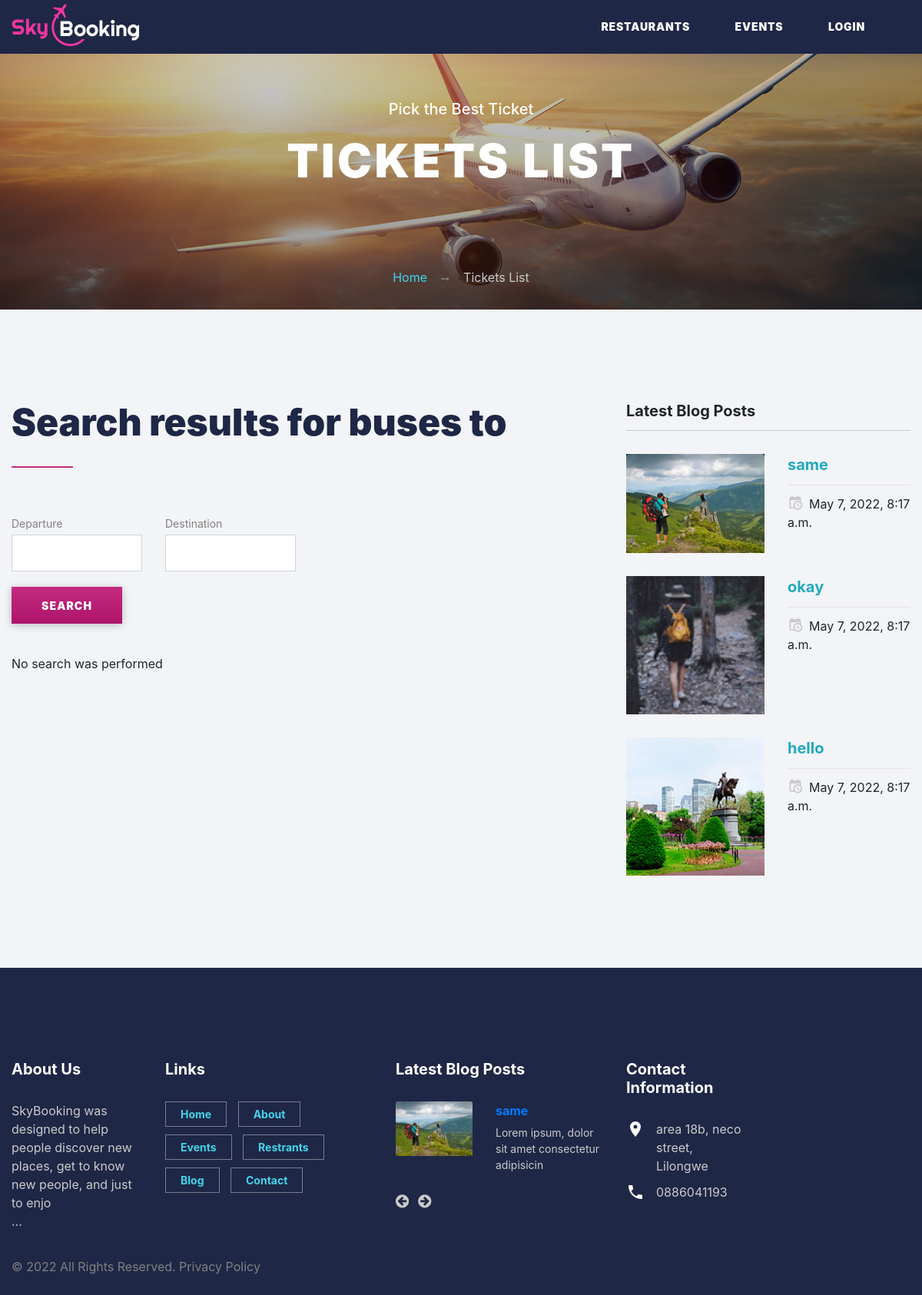
Screenshot of /bus_search/ with the database file from the repository.
### malawiplace_app/models.py (models this page shows, shortened)
class Blog(models.Model):
    CATEGORY = (
        ('Travel', 'Travel'),
        ('Cars', 'Cars'),
        ('Nature', 'Nature'),
    )
    title = models.CharField(max_length=200, null=True)
    content = models.TextField(blank=False)
    content_2 = models.TextField(blank=True)
    date = models.DateTimeField(auto_now_add=True)
    img = models.ImageField(upload_to='blog_img', blank=True)
    category = models.CharField(max_length=200, null=True, choices=CATEGORY)

class About(models.Model):
    company_name = models.CharField(null=True, max_length=300)
    content = models.TextField(null=True)
    content_2 = models.TextField(null=True)
    extra_content = models.TextField(null=True, blank=True)

class ContactDetail(models.Model):
    company_name = models.CharField(max_length=50, null=True)
    phone_number = models.CharField(max_length=50, null=True)
    address = models.CharField(max_length=100, null=True, blank=True)
    location = models.CharField(max_length=100, null=True)
    facebook_link = models.URLField(blank=True, null=True)
    twitter_link = models.URLField(blank=True, null=True)
    instagram_link = models.URLField(blank=True, null=True)
    email = models.EmailField(blank=True, null=True)
    open_days = models.CharField(max_length=50, null=True)
    open_time = models.CharField(max_length=50, null=True)

### malawiplace_app/views.py (the view)
# urls.py: path('bus_search/', views.bus_search_view, name='bus-search'),
def bus_search_view(request):
    if request.method == 'POST':
        depature = request.POST['departure']
        destination = request.POST['destination']
        print (depature, destination)
        buses = Bus.objects.filter(
            depature_point__icontains=depature
        ).filter(
            destination_point__icontains=destination
        )
        context = {
            'searched': destination,
            'bus': buses,
        }
        return render(request, 'malawiplace_app/bus-search-list.html', context)
    else:
        context = {
        }
        return render(request, 'malawiplace_app/bus-search-list.html')

### malawiplace_app/templatetags/custom_template_tags.py (called while the page is built)
@register.inclusion_tag('malawiplace_app/blog_tags_searched.html')
def recent_blogs_searched(count=3):
    blog = Blog.objects.order_by('-date')[:count]
    return {'blog': blog}

@register.inclusion_tag('malawiplace_app/blog_footer.html')
def recent_blogs_footer(count=5):
    blog = Blog.objects.order_by('-date')[:count]
    return {'blog': blog}

@register.inclusion_tag('malawiplace_app/contact_footer.html')
def contact_footer(count=1):
    contact = ContactDetail.objects.order_by('-company_name')[:count]
    return {'contact': contact}

@register.inclusion_tag('malawiplace_app/about_footer.html')
def about_footer(count=1):
    about = About.objects.order_by('-company_name')[:count]
    return {'about': about}

### malawiplace_app/templates/malawiplace_app/bus-search-list.html (shortened to what this page needs)
{% extends 'malawiplace_app/globals.html' %}
{% load static %}
{% load custom_template_tags %}
{% block content %}
            <section class="bg-image-06">
              <div class="breadcrumb-wrapper">
                <div class="container context-dark section-30 section-xl-top-60">
                  <h5>Pick the Best Ticket</h5>
                  <h1 class="text-ubold">Tickets List</h1>
                  <ol class="breadcrumb">
                    <li><a href="{% url 'Home' %}">Home</a></li>
                    <li>Tickets List
                    </li>
                  </ol>
                </div>
              </div>
            </section>
      <section class="section-80 section-lg-120 bg-gray-lighter">
        <div class="container container-wide">
          <div class="row row-50 text-xl-left">
            <div class="col-xl-8">
              <div class="inset-xxl-right-80">
                <h2 class="text-ubold">Search results for buses to {{searched}}</h2>
                <hr class="divider divider-lg-left divider-primary divider-80">
                <form method="post" action="{% url 'bus-search' %}">
                    <div class="row row-20 row-offset-7 justify-content-sm-between text-left">
                        <div class="col-md-8 col-lg-6 col-xxl-4">
                            <div class="row row-20">
                                <div class="col-md-6">
                                    <div class="form-wrap">
                                    <label class="form-label-outside" for="departure-date">Departure</label>
                                    <input class="form-input form-input-gray"  type="text"  name="departure">
                                    </div>
                                </div>
                                <div class="col-md-6">
                                    <div class="form-wrap">
                                    <label class="form-label-outside" for="return-date">Destination</label>
                                    <input class="form-input form-input-gray"  type="text"  name="destination">
                                    </div>
                                </div>
                                <div class="col-md-6">
                                    <button class="button button-primary button-sm" type="submit"> Search </button>
                                </div>
                            </div>
                        </div>
                    <div class="col-md-4 col-xxl-3">
                    </div>
                    </div>
                </form>
                <ul class="list-tickets">
                {% if searched %}
                    {% for item in bus %}
                    <li class="list-item">
                        <div class="list-item-inner">
                          <div class="list-item-main">
                            <div class="list-item-top">
                              <div class="list-item-logo"><img src="{% static 'images/logo-01.jpg' %}" alt=""></div>
                              <div class="list-item-content">
                                <div class="list-item-content-left">
                                  <div class="text-bold text-base">{{item.depature_time}}</div><span class="small d-block">{{item.depature_point}}</span>
                                </div>
                                <div class="list-item-content-line-wrapper small">
                                  <div class="list-item-content-line-top"></div>
                                  <div class="list-item-content-line"></div>
                                  <div class="list-item-content-line-bottom text-info-dr">Direct</div>
                                </div>
                                <div class="list-item-content-right">
                                  <div class="text-bold text-base"></div><span class="small d-block">
                                    {{ item.destination_point }}</span>
                                </div>
                              </div>
                            </div>
                            <hr class="divider divider-wide">
                            <!-- <div class="list-item-bottom">
                              <div class="list-item-logo"><img src="{% static 'images/logo-01.jpg' %}" alt=""></div>
                              <div class="list-item-content">
                                <div class="list-item-content-left">
                                  <div class="text-bold text-base">9:50pm</div><span class="small d-block">LGW</span>
                                </div>
                                <div class="list-item-content-line-wrapper small">
                                  <div class="list-item-content-line-top">18h 40m</div>
                                  <div class="list-item-content-line"></div>
                                  <div class="list-item-content-line-bottom"><span class="text-primary-dr">1 stop</span><span> DUB</span></div>
                                </div>
                                <div class="list-item-content-right">
                                  <div class="text-bold text-base">11:30am (+1)</div><span class="small d-block">JFK</span>
                                </div>
                              </div>
                            </div> -->
                          </div>
                          <div class="list-item-footer"><span class="small"></span>
                            <h5 class="text-bold list-item-price"> $ {{item.price}}</h5><a class="button button-primary button-xs button-no-shadow" href="{% url 'bus-details' item.id %}">Make Booking</a>
                          </div>
                        </div>
                        <div class="small text-gray-light list-item-subtitle">Operated by {{item.bus_company.company_name}}</div>
                      </li>
                    {% empty %}
                      <h3>Sorry, no matching flights available at the moment</h3>
                    {% endfor %}
                {% else %}
                      <p>No search was performed</p>
                {% endif %}
                </ul>
              </div>
            </div>
            <div class="col-xl-4 tickets-aside">
              <h5 class="text-bold hr-title">Latest Blog Posts</h5>
              <div class="row row-50 row-md-30 justify-content-sm-center text-md-left">
                {% recent_blogs_searched %}
              </div>
            </div>
          </div>
        </div>
      </section>
{% endblock %}

### malawiplace_app/templates/malawiplace_app/blog_tags_searched.html
{% for item in blog %}
<div class="col-md-10 col-lg-6 col-xl-12">
    <div class="unit flex-column flex-md-row">
      <div class="unit-left"><img class="center-block img-responsive" src="{{item.img.url}}" width="180" height="110" alt=""></div>
      <div class="unit-body">
        <h5 class="text-bold" style="line-height: 28px;"><a class="text-info-dr" href="{% url 'blog_single' item.id %}">{{item.title}}<br class='veil.d-xl-block'></a></h5>
        <hr class="divider divider-wide">
        <p><span class="text-middle text-gray-light icon icon-xs mdi mdi-calendar-clock"></span><span class="text-middle inset-left-8">{{item.date}}</span></p>
      </div>
    </div>
</div>
{% endfor %}

### malawiplace_app/templates/malawiplace_app/about_footer.html
{% for item in about %}
<p>{{item.content|slice:":100"|safe}}</p>
{% endfor %}

### malawiplace_app/templates/malawiplace_app/blog_footer.html
{% for item in blog%}
<div class="unit flex-column flex-md-row">
    <div class="unit-left"><img class="img-responsive center-block" src="{{item.img.url}}" width="100" height="10" alt=""></div>
    <div class="unit-body">
      <div class="text-bold"><a href="{% url 'blog_single' item.id %}">{{item.title}}</a></div><span class="d-block small">{{item.content|slice:":50"|safe}}</span>
    </div>
  </div>
  {% endfor %}

### malawiplace_app/templates/malawiplace_app/contact_footer.html
{% for item in contact %}
<div class="col-md-6 col-xl-2" style="z-index: 99;">
    <h5 class="text-bold">Contact Information</h5>
    <div class="text-left">
      <div class="unit flex-row unit-spacing-15">
        <div class="unit-left"><span class="text-white icon icon-sm mdi mdi-map-marker"></span></div>
        <div class="unit-body"><a class="text-gray-light" href="#">{{item.address}},<br class="d-none d-xl-block">{{item.location}}</a></div>
      </div>
      <div class="unit flex-row unit-spacing-15">
        <div class="unit-left"><span class="text-white icon icon-sm mdi mdi-phone"></span></div>
        <div class="unit-body"><a class="text-gray-light" href="tel:{{item.phone_number}}">{{item.phone_number}}</a></div>
      </div>
    </div>
  </div>
{% endfor %}

### rows the page displays
Blog: img (picture), title "same", date "May 7, 2022, 8:17 a.m.", content "Lorem ipsum, dolor sit amet consectetur adipisicin"
Blog: img (picture), title "okay", date "May 7, 2022, 8:17 a.m."
Blog: img (picture), title "hello", date "May 7, 2022, 8:17 a.m."
About: content "SkyBooking was designed to help people discover new places, get to know new people, and just to enjo"
ContactDetail: address "area 18b, neco street", location "Lilongwe", phone_number "0886041193"
